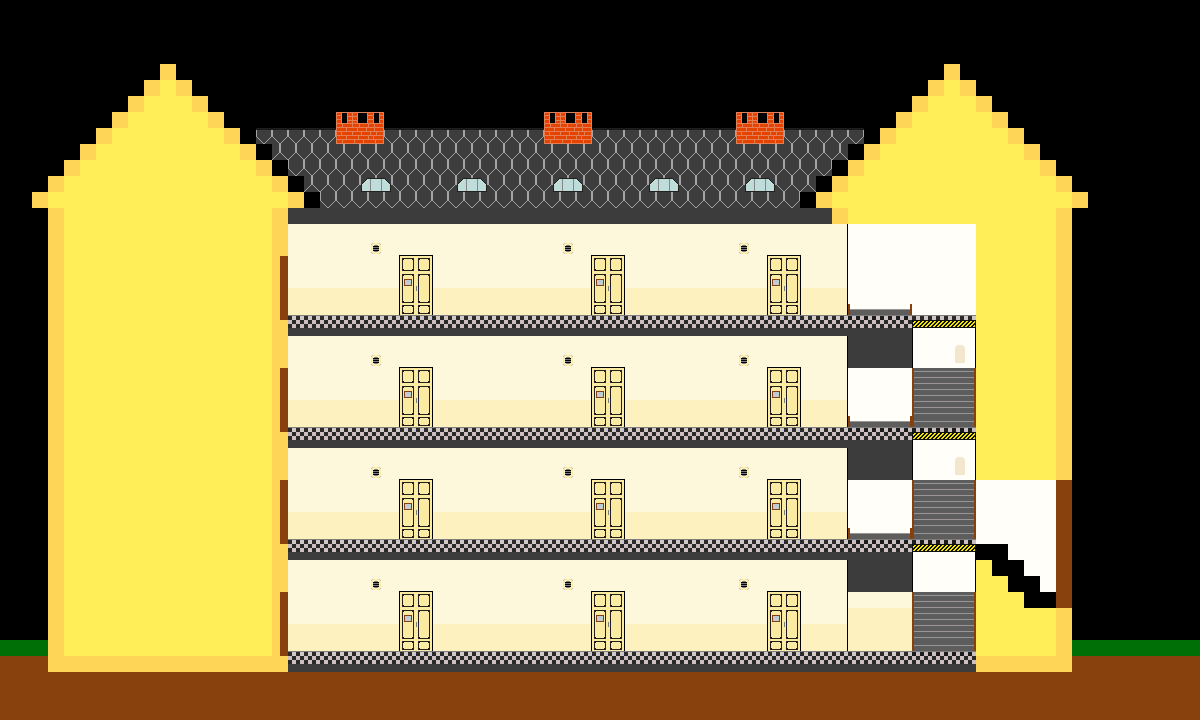

A level layout from a 2D game, rendered from its tile map. Below: a short description, then the map file with tile-grid data replaced by summaries:
An orthogonal 75x45 tile map with 16x16 px tiles, 2 tile layers (vzhled, kolize).

<map version="1.0" orientation="orthogonal" renderorder="right-down" width="75" height="45" tilewidth="16" tileheight="16" nextobjectid="1">
 <tileset firstgid="1" name="final_version" tilewidth="16" tileheight="16" tilecount="72">
  <image source="sady_dlazdic/final_version.png" width="1152" height="16" />
 </tileset>
 <layer name="vzhled" width="75" height="45">
  <data>[3375 cells, 2186 non-empty, 64 distinct tile ids]</data>
 </layer>
 <layer name="kolize" width="75" height="45">
  <data>[3375 cells, 299 non-empty, 7 distinct tile ids]</data>
 </layer>
</map>